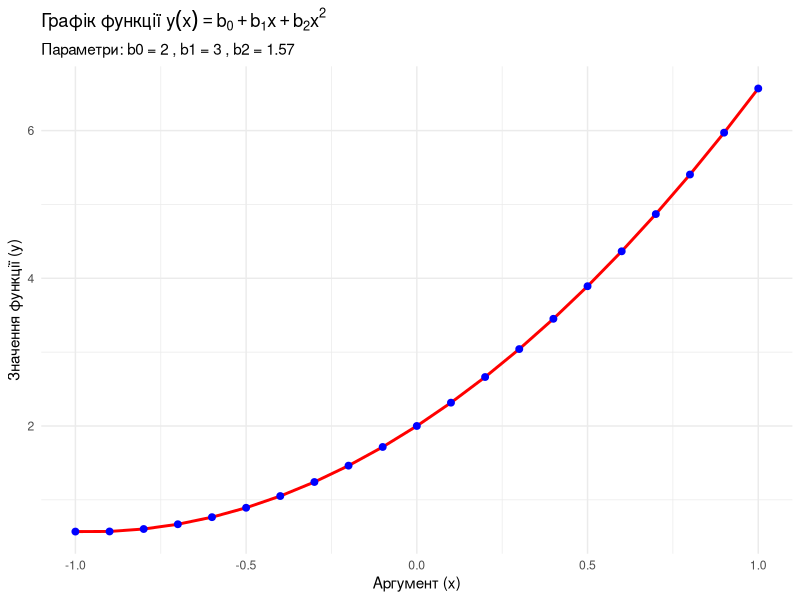

Write R code to recreate this figure.
## ---- chunk 1
#| label: setup
#| message: false
#| warning: false

# Підключення бібліотек
library(tidyverse) # Включає ggplot2, dplyr, magrittr (%>%)
library(rio)       # Для експорту/імпорту
library(knitr)     # Для таблиць

# Створення папки для даних, якщо її немає
if (!dir.exists("data")) {
  dir.create("data")
}

# Задання параметрів
b0 <- 2
b1 <- 3
b2 <- 1.57

# Генерація даних з використанням пайпів (%>%)
# Це виконання пункту "Домашнє завдання: Оптимізувати код"
df_function <- tibble(x = seq(-1, 1, 0.1)) %>% 
  mutate(y = b0 + b1 * x + b2 * x^2)

# Перегляд перших рядків
head(df_function) %>% kable(caption = "Згенеровані дані (фрагмент)")
## ---- chunk 2
#| label: export-import

# Експорт даних у CSV
export(df_function, "data/function_data.csv")

# Зворотний імпорт (для перевірки)
df_imported <- import("data/function_data.csv")

# Перевірка структури
glimpse(df_imported)
## ---- chunk 3
#| label: plot-ggplot
#| fig-cap: "Графік квадратичної функції (ggplot2)"

ggplot(df_imported, aes(x = x, y = y)) +
  # Лінія графіка
  geom_line(color = "red", linewidth = 1) +
  # Точки значень
  geom_point(color = "blue", size = 2) +
  # Оформлення
  labs(
    title = expression(paste("Графік функції ", y(x) == b[0] + b[1]*x + b[2]*x^2)),
    subtitle = paste("Параметри: b0 =", b0, ", b1 =", b1, ", b2 =", b2),
    x = "Аргумент (x)",
    y = "Значення функції (y)"
  ) +
  theme_minimal()
